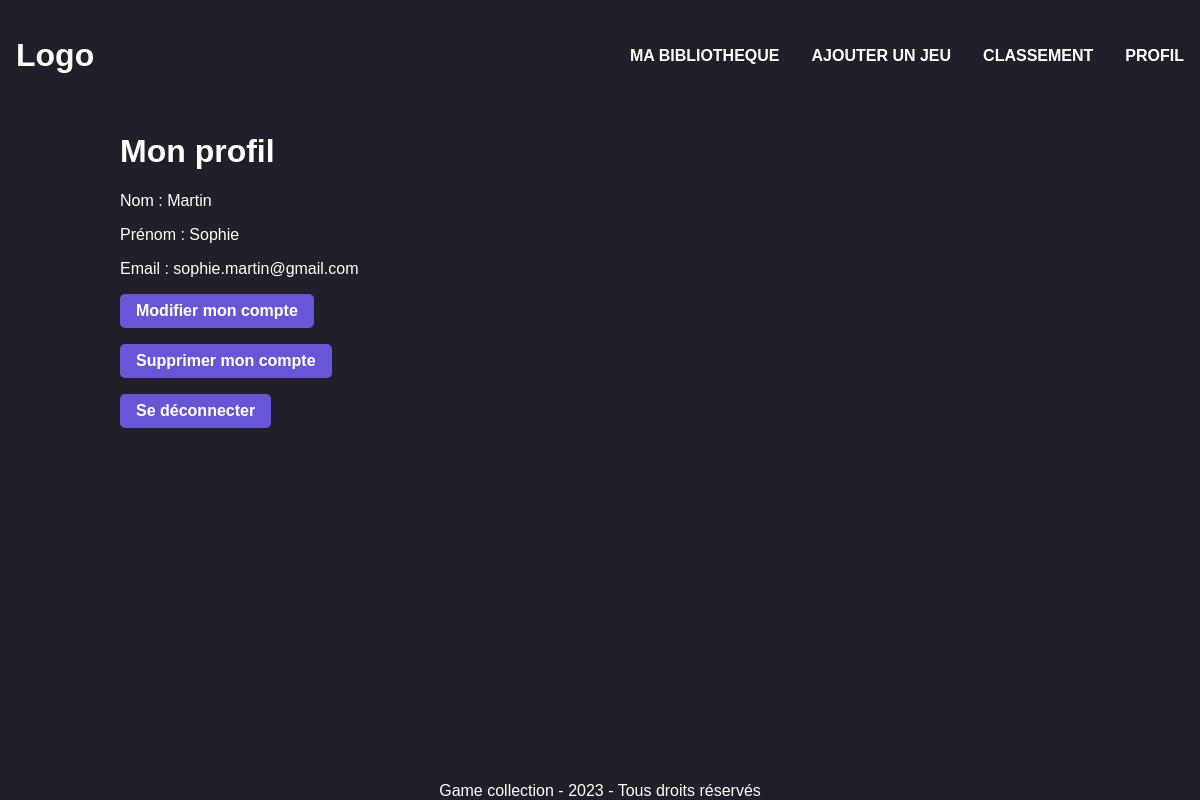
Screenshot of /profile (signed in) with the database file from the repository.
### tables this page shows
CREATE TABLE ACCOUNT
(
    id_user INT NOT NULL
    AUTO_INCREMENT,
    name_user VARCHAR
    (255) NOT NULL,
    surname_user VARCHAR
    (255) NOT NULL,
    email_user VARCHAR
    (255) NOT NULL,
    password_user VARCHAR
    (255) NOT NULL,
    PRIMARY KEY
    (id_user)
);

### controllers/profile.php (called while the page is built, shortened)
<?php
require_once './models/user.php';
$action = isset($_POST["action"]) ? $_POST["action"] : "";
$user_infos = get_user();
require './views/profile.php';

### models/user.php (called while the page is built, shortened)
<?php
$db = Database::getInstance()::getConnection();
function get_user()
{
    global $db;
    $query = $db->prepare("SELECT name_user, surname_user, email_user FROM ACCOUNT WHERE id_user = :id");
    $query->execute(['id' => $_SESSION['id']]);
    $data = $query->fetch(PDO::FETCH_ASSOC);
    return $data;
}

### views/profile.php (the view, shortened to what this page needs)
<!DOCTYPE html>
<html lang="en">
<head>
    <link rel="stylesheet" href="./assets/styles/profile.css">
</head>
<body>
    <?php require './assets/components/header.php'; ?>
    <div class="page-content">
        <h1>Mon profil</h1>
        <form method="post" class="modifyAccountForm">
            <?php if ($action == "modify") { ?>
                <input type="hidden" name="sendChanges" />
                <div class="div-input">
                    <label for="newName">Nom :</label>
                    <input type="text" name="newName" value=<?php echo $user_infos['name_user']; ?> />
                </div>
                <div class="div-input">
                    <label for="newSurname">Prénom :</label>
                    <input type="text" name="newSurname" value=<?php echo $user_infos['surname_user']; ?> />
                </div>
                <div class="div-input">
                    <label for="newMail">Email :</label>
                    <input type="text" name="newMail" value=<?php echo $user_infos['email_user']; ?> />
                </div class="div-input">
                <div class="div-input">
                    <label for="newPass">Mot de passe :</label>
                    <input type="password" name="pass" required />
                </div>
                <div class="div-input">
                    <label for="confirmPass">Confirmation du mot de passe :</label>
                    <input type="password" name="confirmPass" required />
                </div>
            <?php } else { ?>
                <p>Nom : <?php echo $user_infos['name_user']; ?></p>
                <p>Prénom : <?php echo $user_infos['surname_user']; ?></p>
                <p>Email : <?php echo $user_infos['email_user']; ?></p>
            <?php } ?>
            <button type="submit" name="action" value="modify"><?php echo $action != "modify" ? "Modifier mon compte" : "Modifier" ?></button>
            <button type="submit" name="action" value="delete" formnovalidate>Supprimer mon compte</button>
            <button type="submit" name="action" value="logout" formnovalidate>Se déconnecter</button>
        </form>
    </div>
    <?php require './assets/components/footer.php'; ?>
</body>
</html>

### assets/styles/profile.css (style rules this page uses)
.modifyAccountForm { display: flex; flex-direction: column; gap: 1rem; width: 40%; }
.modifyAccountForm p { margin: 0; }

### assets/styles/global.css (style rules this page uses)
:root { --bg-color: #211f2a; --modal-color: #252836; --input-color: #2b2f40; --btn-color: #6757d6; --font: "Barlow", sans-serif; }
body { background-color: var(--bg-color); color: white; font-family: var(--font); margin: 0; height: 100%; }
.page-content { padding: 0 7.5rem; }
button, input[type="button"], input[type="submit"] { background-color: var(--btn-color); border: none; border-radius: 5px; color: white; cursor: pointer; font-family: var(--font); font-size: 1rem; font-weight: 700; padding: 0.5rem 1rem; transition: all 0.2s ease-in-out; width: fit-content; }

### assets/styles/components/footer.css (style rules this page uses)
body { min-height: 100vh; margin: 0; height: 100%; position: relative; }
body::after { content: ""; display: block; height: 1em; }

### rows the page displays
account: name_user "Martin", surname_user "Sophie", email_user "sophie.martin@gmail.com"
